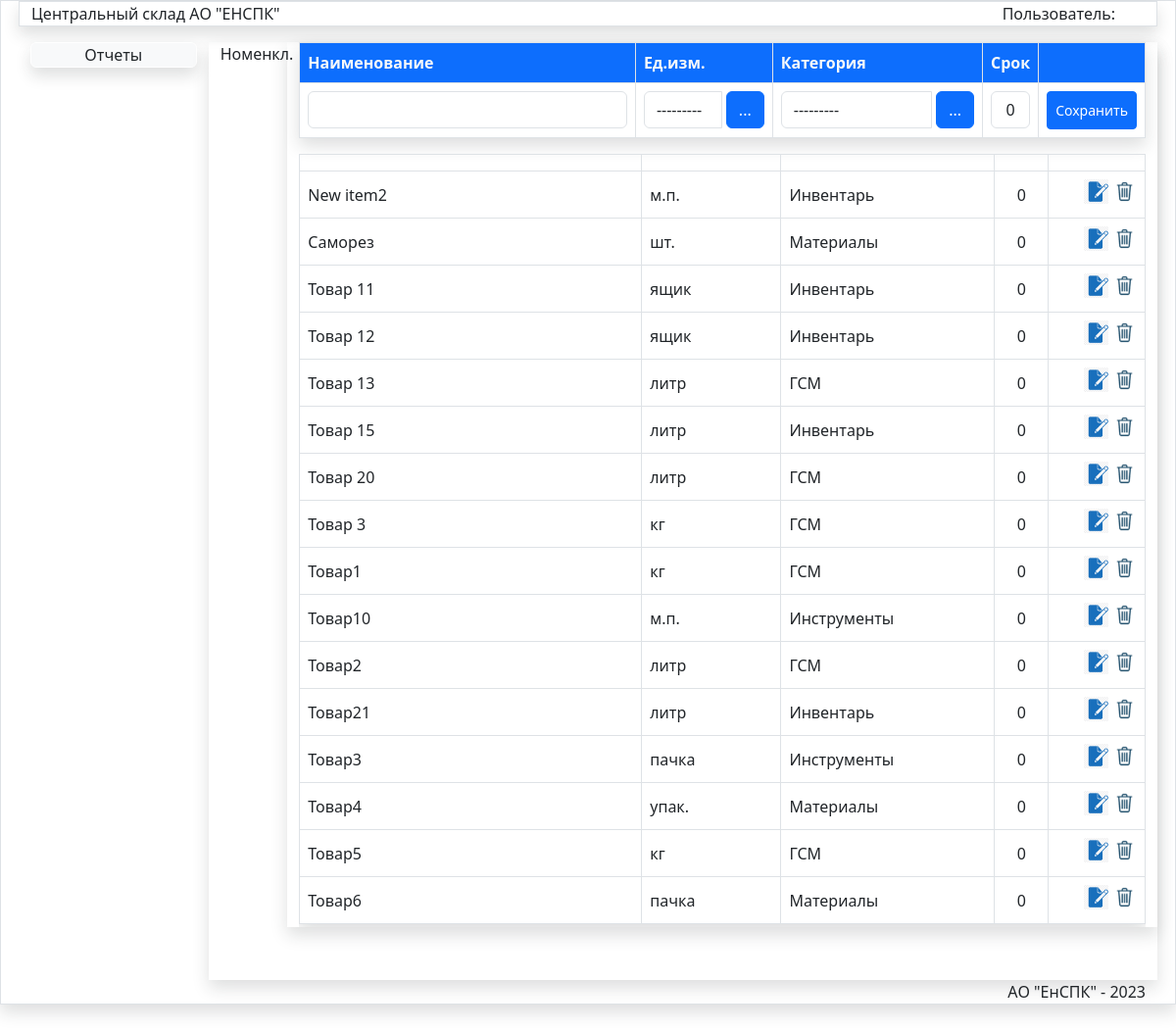
Page /SprNom/ on the earlier database version.
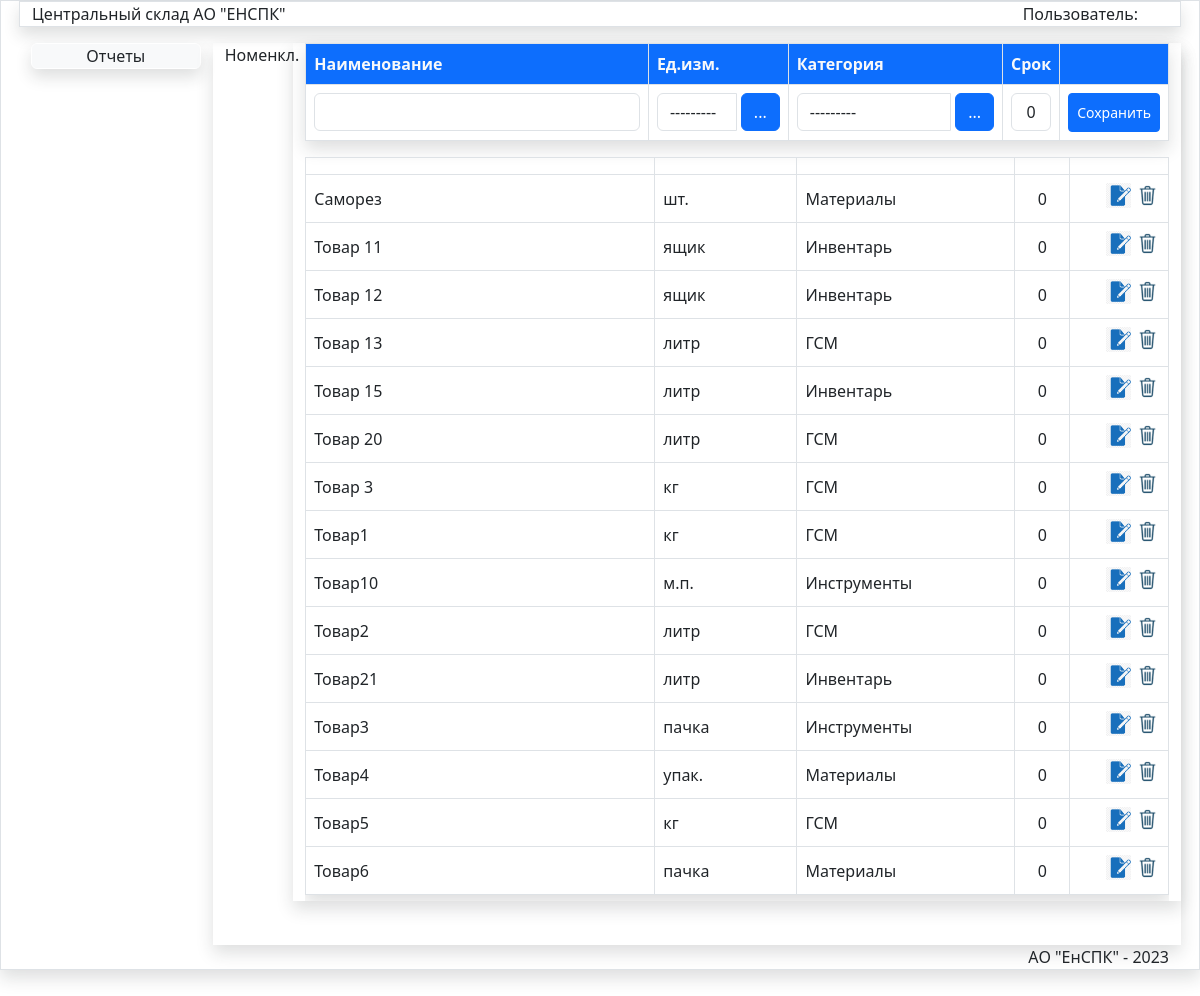
Same page on the later database version.
### store/models.py (models this page shows, shortened)
class Nom(models.Model):
    title = models.CharField(max_length=150, verbose_name='Наименование', unique=True )
    izm=models.ForeignKey(Unit,verbose_name='Ед.изм.',on_delete=models.PROTECT)
    category = models.ForeignKey(Category, verbose_name='Категория', on_delete=models.PROTECT)
    srok=models.IntegerField(blank=True,default=0)
    updated_at = models.DateTimeField(auto_now=True, verbose_name='Создан')
    created_at = models.DateTimeField(auto_now_add=True, verbose_name='Обновлен')
    class Meta:
        verbose_name = 'Номенклатура'
        verbose_name_plural = 'Номенклатура'
        ordering = ['title', ]

class Unit(models.Model):
    title = models.CharField(max_length=100,verbose_name='Наименование',unique=True)
    def __str__(self):
        return self.title
    class Meta:
        verbose_name='Единица измерения'
        verbose_name_plural='Единицы измерения'
        ordering=['title',]

class Category(models.Model):
    title = models.CharField(max_length=100, verbose_name='Наименование категории',unique=True)
    def __str__(self):
        return self.title
    class Meta:
        verbose_name='Категория'
        verbose_name_plural='Категории'
        ordering=['title',]

### store/views.py (the view)
# urls.py: path('SprNom/', SprNom, name='SprNom'),
def SprNom(request):
    form=NomForm()
    form2=UnitForm2()
    form3=CategoryForm2()
    unit=Nom.objects.all()
    return render(request,'store/spr/SprNom.html',{'title':"Номенклатура",'form':form,'unit':unit,
    'pic_label': 'Номенкл.','form2':form2,'form3':form3 })

### store/forms.py
class NomForm(forms.ModelForm):
   class Meta:
      model = Nom
      fields = '__all__'
      widgets = {
    'title': forms.TextInput(attrs={'class': 'form-control', 'id':'idtitle'}),
    'izm': forms.Select(attrs={'class': 'form-control','id':'idizm'}),
    'category': forms.Select(attrs={'class': 'form-control', 'id':'idcat'}),
     'srok': forms.TextInput(attrs={'class': 'form-control text-center', 'id':'idsrok'}),
         }

class UnitForm2(forms.ModelForm):
    class Meta:
        model = Unit
        fields = ['title']
        widgets = {
            'title': forms.TextInput(attrs={'class': 'form-control', 'style': 'width:460px;', 'id': 'idtitle2'}),
        }

### store/templates/store/spr/SprNom.html (shortened to what this page needs)
{% extends 'store/menu.html' %}
{% load static %}
{% block DataArea %}
<div class="row">
    <div class="col-md-1  ">{{pic_label}}</div>
<div class="col-md-11 mx-auto shadow">
<table class="table table-bordered shadow ">
 <thead class="bg-primary text-light">
    <tr class="mt-0">
        <th style="width:40%;" >Наименование </th>
        <th style="width:16.3%;"  >Ед.изм.</th>
         <th style="width:25%;"  >Категория</th>
         <th style="width:6.3%;"  >Срок</th>
        <th  style="width:11.3%" ></th>
    </tr>
  </thead>
<form  method="post" id="nom-form">
<tbody>
 <tr>
     <td> {{ form.title}}</td>
     <td>
         <div class="input-group">
                    {{form.izm}}
                    <div class=" input-group-button pr-2">
                        <button type="button" id="show-contact-modal-button" class="btn btn-primary mr-2" style="margin-left: 5px;" data-bs-toggle="modal" data-bs-target="#exampleModal5">...</button>
                    </div>
                </div>
        </td>
     <td   >
     <div class="input-group">
     {{form.category}}
     <div class=" input-group-button pr-2">
     <button type="button" id="show-contact-modal-button2" class="btn btn-primary mr-2" style="margin-left: 5px;" data-bs-toggle="modal" data-bs-target="#exampleModal6">...</button>
     </div>
     </div>
     </td>
     <td class=" text-end " >{{form.srok}}</td>
     <td class="pt-2 text-end" > <button type="submit" class="btn  btn-primary btn-sm pt-2 pb-2    " id="nomsavebtn" >Сохранить</button></td>
 </tr>
</form></tbody>
</table>
<div class="scrolltable">
<table class="table table-bordered shadow table-hover ">
<thead >
    <tr class="mt-0">
        <th style="width:40%" class="border" ></th>
        <th style="width:16.3%" class="border border-end-0" ></th>
         <th style="width:25%" class="border border-end-0" ></th>
         <th style="width:6.3%" class="text-center" ></th>
        <th style="width:11.3%" class="text-center" ></th>
    </tr>
  </thead>
<tbody id="tbody">
    {% for item in unit %}
<tr>
<td  class="align-middle">{{item.title}}</td>
<td  class="align-middle" >{{item.izm.title}}</td>
 <td  class="align-middle">{{item.category.title}}</td>
   <td  class="align-middle  text-center">{{item.srok}}</td>
<td class="text-end align-middle " ><input data-sid="{{item.id}}" data-update="#" class="btn-nom-update " value="Update" type="image" src="{% static '/images/edit2.png' %}" width="25px" >
<input data-sid="{{item.id}}" data-del="#" class="btn-nom-delete " value="Delete" type="image" src="{% static '/images/del.png' %}" width="25px"> </td>
</tr>
{% endfor %}
</tbody>
</table>
</div>
</div>
</div>
{% endblock DataArea %}

Differences in the rows shown:
removed Nom: title "New item2", izm "м.п.", category "Инвентарь", srok "0"
